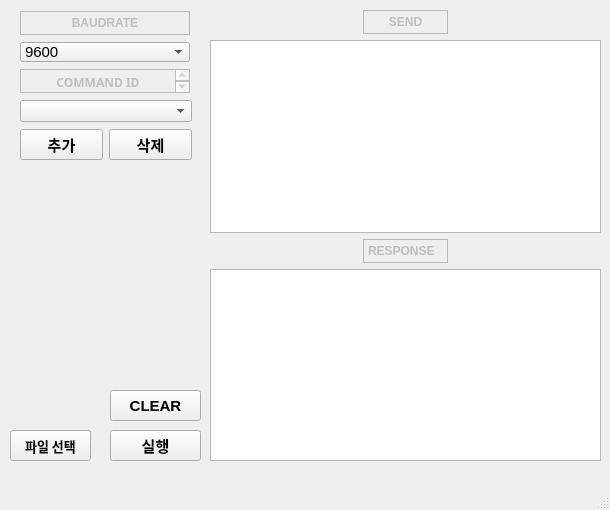
<?xml version="1.0" encoding="UTF-8"?>
<ui version="4.0">
 <class>MainWindow</class>
 <widget class="QMainWindow" name="MainWindow">
  <property name="geometry">
   <rect>
    <x>0</x>
    <y>0</y>
    <width>610</width>
    <height>510</height>
   </rect>
  </property>
  <property name="minimumSize">
   <size>
    <width>610</width>
    <height>510</height>
   </size>
  </property>
  <property name="maximumSize">
   <size>
    <width>610</width>
    <height>510</height>
   </size>
  </property>
  <property name="windowTitle">
   <string>UART</string>
  </property>
  <widget class="QWidget" name="centralwidget">
   <widget class="QWidget" name="verticalLayoutWidget">
    <property name="geometry">
     <rect>
      <x>20</x>
      <y>10</y>
      <width>172</width>
      <height>151</height>
     </rect>
    </property>
    <layout class="QVBoxLayout" name="verticalLayout">
     <property name="sizeConstraint">
      <enum>QLayout::SetMinimumSize</enum>
     </property>
     <item>
      <widget class="QTextEdit" name="textEdit">
       <property name="enabled">
        <bool>false</bool>
       </property>
       <property name="minimumSize">
        <size>
         <width>170</width>
         <height>24</height>
        </size>
       </property>
       <property name="maximumSize">
        <size>
         <width>170</width>
         <height>24</height>
        </size>
       </property>
       <property name="frameShape">
        <enum>QFrame::StyledPanel</enum>
       </property>
       <property name="sizeAdjustPolicy">
        <enum>QAbstractScrollArea::AdjustIgnored</enum>
       </property>
       <property name="markdown">
        <string>**BAUDRATE**

</string>
       </property>
       <property name="html">
        <string>&lt;!DOCTYPE HTML PUBLIC &quot;-//W3C//DTD HTML 4.0//EN&quot; &quot;http://www.w3.org/TR/REC-html40/strict.dtd&quot;&gt;
&lt;html&gt;&lt;head&gt;&lt;meta name=&quot;qrichtext&quot; content=&quot;1&quot; /&gt;&lt;style type=&quot;text/css&quot;&gt;
p, li { white-space: pre-wrap; }
&lt;/style&gt;&lt;/head&gt;&lt;body style=&quot; font-family:'Gulim'; font-size:9pt; font-weight:400; font-style:normal;&quot;&gt;
&lt;p align=&quot;center&quot; style=&quot; margin-top:6px; margin-bottom:6px; margin-left:0px; margin-right:0px; -qt-block-indent:0; text-indent:0px;&quot;&gt;&lt;span style=&quot; font-weight:600;&quot;&gt;BAUDRATE&lt;/span&gt;&lt;/p&gt;&lt;/body&gt;&lt;/html&gt;</string>
       </property>
       <property name="acceptRichText">
        <bool>true</bool>
       </property>
      </widget>
     </item>
     <item>
      <widget class="QComboBox" name="baudrateBox">
       <property name="minimumSize">
        <size>
         <width>170</width>
         <height>20</height>
        </size>
       </property>
       <property name="maximumSize">
        <size>
         <width>158</width>
         <height>20</height>
        </size>
       </property>
       <property name="font">
        <font>
         <family>Arial</family>
         <pointsize>11</pointsize>
        </font>
       </property>
       <property name="layoutDirection">
        <enum>Qt::LeftToRight</enum>
       </property>
       <property name="autoFillBackground">
        <bool>false</bool>
       </property>
       <property name="currentText">
        <string>9600</string>
       </property>
       <property name="insertPolicy">
        <enum>QComboBox::NoInsert</enum>
       </property>
       <item>
        <property name="text">
         <string>9600</string>
        </property>
       </item>
       <item>
        <property name="text">
         <string>19200</string>
        </property>
       </item>
       <item>
        <property name="text">
         <string>38400</string>
        </property>
       </item>
       <item>
        <property name="text">
         <string>57600</string>
        </property>
       </item>
       <item>
        <property name="text">
         <string>115200</string>
        </property>
       </item>
      </widget>
     </item>
     <item>
      <widget class="QTextEdit" name="textEdit_3">
       <property name="enabled">
        <bool>false</bool>
       </property>
       <property name="minimumSize">
        <size>
         <width>170</width>
         <height>24</height>
        </size>
       </property>
       <property name="maximumSize">
        <size>
         <width>170</width>
         <height>24</height>
        </size>
       </property>
       <property name="font">
        <font>
         <family>Agency FB</family>
         <weight>75</weight>
         <bold>true</bold>
        </font>
       </property>
       <property name="html">
        <string>&lt;!DOCTYPE HTML PUBLIC &quot;-//W3C//DTD HTML 4.0//EN&quot; &quot;http://www.w3.org/TR/REC-html40/strict.dtd&quot;&gt;
&lt;html&gt;&lt;head&gt;&lt;meta name=&quot;qrichtext&quot; content=&quot;1&quot; /&gt;&lt;style type=&quot;text/css&quot;&gt;
p, li { white-space: pre-wrap; }
&lt;/style&gt;&lt;/head&gt;&lt;body style=&quot; font-family:'Agency FB'; font-size:9pt; font-weight:600; font-style:normal;&quot;&gt;
&lt;p align=&quot;center&quot; style=&quot; margin-top:0px; margin-bottom:0px; margin-left:0px; margin-right:0px; -qt-block-indent:0; text-indent:0px;&quot;&gt;&lt;span style=&quot; font-family:'Gulim';&quot;&gt;COMMAND ID&lt;/span&gt;&lt;/p&gt;&lt;/body&gt;&lt;/html&gt;</string>
       </property>
      </widget>
     </item>
     <item>
      <widget class="QComboBox" name="comboBox"/>
     </item>
     <item>
      <layout class="QHBoxLayout" name="horizontalLayout">
       <item>
        <widget class="QPushButton" name="addBtn">
         <property name="font">
          <font>
           <family>Agency FB</family>
           <pointsize>11</pointsize>
           <weight>75</weight>
           <bold>true</bold>
          </font>
         </property>
         <property name="text">
          <string>추가</string>
         </property>
        </widget>
       </item>
       <item>
        <widget class="QPushButton" name="delBtn">
         <property name="font">
          <font>
           <family>Agency FB</family>
           <pointsize>11</pointsize>
           <weight>75</weight>
           <bold>true</bold>
          </font>
         </property>
         <property name="text">
          <string>삭제</string>
         </property>
        </widget>
       </item>
      </layout>
     </item>
    </layout>
   </widget>
   <widget class="QPushButton" name="startBtn">
    <property name="geometry">
     <rect>
      <x>110</x>
      <y>430</y>
      <width>91</width>
      <height>31</height>
     </rect>
    </property>
    <property name="font">
     <font>
      <family>Agency FB</family>
      <pointsize>11</pointsize>
      <weight>75</weight>
      <bold>true</bold>
     </font>
    </property>
    <property name="text">
     <string>실행</string>
    </property>
   </widget>
   <widget class="QPushButton" name="filepath">
    <property name="geometry">
     <rect>
      <x>10</x>
      <y>430</y>
      <width>81</width>
      <height>31</height>
     </rect>
    </property>
    <property name="font">
     <font>
      <family>Agency FB</family>
      <pointsize>10</pointsize>
      <weight>75</weight>
      <bold>true</bold>
     </font>
    </property>
    <property name="text">
     <string>파일 선택</string>
    </property>
   </widget>
   <widget class="QPushButton" name="clearbtn">
    <property name="geometry">
     <rect>
      <x>110</x>
      <y>390</y>
      <width>91</width>
      <height>31</height>
     </rect>
    </property>
    <property name="font">
     <font>
      <family>Arial</family>
      <pointsize>11</pointsize>
      <weight>75</weight>
      <bold>true</bold>
     </font>
    </property>
    <property name="text">
     <string>CLEAR</string>
    </property>
   </widget>
   <widget class="QWidget" name="verticalLayoutWidget_2">
    <property name="geometry">
     <rect>
      <x>210</x>
      <y>10</y>
      <width>391</width>
      <height>451</height>
     </rect>
    </property>
    <layout class="QVBoxLayout" name="verticalLayout_2">
     <item>
      <layout class="QHBoxLayout" name="horizontalLayout_3">
       <item>
        <widget class="QTextEdit" name="textEdit_4">
         <property name="enabled">
          <bool>false</bool>
         </property>
         <property name="minimumSize">
          <size>
           <width>85</width>
           <height>24</height>
          </size>
         </property>
         <property name="maximumSize">
          <size>
           <width>85</width>
           <height>24</height>
          </size>
         </property>
         <property name="layoutDirection">
          <enum>Qt::LeftToRight</enum>
         </property>
         <property name="html">
          <string>&lt;!DOCTYPE HTML PUBLIC &quot;-//W3C//DTD HTML 4.0//EN&quot; &quot;http://www.w3.org/TR/REC-html40/strict.dtd&quot;&gt;
&lt;html&gt;&lt;head&gt;&lt;meta name=&quot;qrichtext&quot; content=&quot;1&quot; /&gt;&lt;style type=&quot;text/css&quot;&gt;
p, li { white-space: pre-wrap; }
&lt;/style&gt;&lt;/head&gt;&lt;body style=&quot; font-family:'Gulim'; font-size:9pt; font-weight:400; font-style:normal;&quot;&gt;
&lt;p align=&quot;center&quot; style=&quot; margin-top:0px; margin-bottom:0px; margin-left:0px; margin-right:0px; -qt-block-indent:0; text-indent:0px;&quot;&gt;&lt;span style=&quot; font-weight:600;&quot;&gt;SEND&lt;/span&gt;&lt;/p&gt;&lt;/body&gt;&lt;/html&gt;</string>
         </property>
        </widget>
       </item>
      </layout>
     </item>
     <item>
      <widget class="QListWidget" name="sendBox"/>
     </item>
     <item>
      <layout class="QHBoxLayout" name="horizontalLayout_4">
       <item>
        <widget class="QTextEdit" name="textEdit_5">
         <property name="enabled">
          <bool>false</bool>
         </property>
         <property name="minimumSize">
          <size>
           <width>85</width>
           <height>0</height>
          </size>
         </property>
         <property name="maximumSize">
          <size>
           <width>85</width>
           <height>24</height>
          </size>
         </property>
         <property name="html">
          <string>&lt;!DOCTYPE HTML PUBLIC &quot;-//W3C//DTD HTML 4.0//EN&quot; &quot;http://www.w3.org/TR/REC-html40/strict.dtd&quot;&gt;
&lt;html&gt;&lt;head&gt;&lt;meta name=&quot;qrichtext&quot; content=&quot;1&quot; /&gt;&lt;style type=&quot;text/css&quot;&gt;
p, li { white-space: pre-wrap; }
&lt;/style&gt;&lt;/head&gt;&lt;body style=&quot; font-family:'Gulim'; font-size:9pt; font-weight:400; font-style:normal;&quot;&gt;
&lt;p style=&quot; margin-top:0px; margin-bottom:0px; margin-left:0px; margin-right:0px; -qt-block-indent:0; text-indent:0px;&quot;&gt;&lt;span style=&quot; font-weight:600;&quot;&gt;RESPONSE&lt;/span&gt;&lt;/p&gt;&lt;/body&gt;&lt;/html&gt;</string>
         </property>
        </widget>
       </item>
      </layout>
     </item>
     <item>
      <widget class="QListWidget" name="responseBox"/>
     </item>
    </layout>
   </widget>
  </widget>
  <widget class="QMenuBar" name="menubar">
   <property name="geometry">
    <rect>
     <x>0</x>
     <y>0</y>
     <width>610</width>
     <height>21</height>
    </rect>
   </property>
  </widget>
  <widget class="QStatusBar" name="statusbar"/>
 </widget>
 <resources/>
 <connections/>
</ui>
